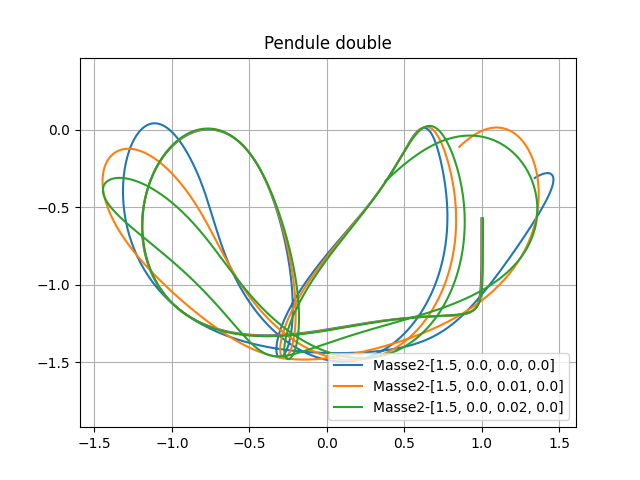

Write Python code to recreate this figure.
from tools import rk4 
import numpy as np
from scipy import integrate as si
from matplotlib import pyplot as plt

def double_pendule(ci, l1, l2, m1, m2, g=9.81, delta_t=5, nb_points=1_000):
    """.git/
    Résout l'équation du pendule double
    """
    t = np.linspace(0,delta_t, nb_points) # Les points du temps
    
    def rhs(y,t):
        """
        Renvoie l'equa diff sous forme de tableau numpy:
        Y' = rhs(Y,t)
        """
        theta1 = y[0]
        theta2 = y[2]

        dtheta1 = y[1]
        dtheta2 = y[3]

        c, s = np.cos(theta1-theta2), np.sin(theta1-theta2)

        ddtheta1 = (m2*g*np.sin(theta2)*c - m2*s*(l1*dtheta1**2*c + l2*dtheta2**2) -
             (m1+m2)*g*np.sin(theta1)) / l1 / (m1 + m2*s**2)
        ddtheta2 =  ((m1+m2)*(l1*dtheta1**2*s - g*np.sin(theta2) + g*np.sin(theta1)*c) + 
             m2*l2*dtheta2**2*s*c) / l2 / (m1 + m2*s**2)

        return (dtheta1, 
                ddtheta1,
                dtheta2,
                ddtheta2)

    for y0 in ci:
        y = si.odeint(rhs, y0, t)

        # Il faut retrouver x1,y1,x2,y2
        x1 = l1*np.sin(y[:,0])
        y1 = - l1*np.cos(y[:,0])

        x2 = x1 + l2*np.sin(y[:,2])
        y2 = y1 - l2*np.cos(y[:,2])

        # plt.plot(x1, y1, label = f"Masse1-{y0}")
        plt.plot(x2, y2, label = f"Masse2-{y0}")
    
    plt.axis('equal')
    plt.grid(True)
    plt.legend()
    plt.title("Pendule double")

    plt.show()



if __name__ == "__main__":
    double_pendule([[1.5, 0.0, 0.0,0.0], [1.5, 0.0, 0.01,0.0], [1.5, 0.0, 0.02,0.0]], l1=1, l2=0.5, m1=2, m2=1)
